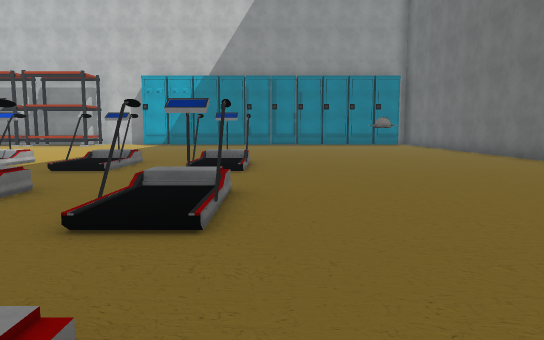
[1] (above)

24 first-person views from a walk through a scene from a Unity 3-D project. The camera is 1.5 m above the floor, tilts 6° down and sees 70° across. The floor is counted in squares, 2 m on a side. Each view is taken from the middle of a square. On the plan, view 1 faces up. The plan holds only what a view shows up to about 12 squares ahead; the rest is blank. The place goes on beyond the plan. The player is left out. Some surface patterns are stand-ins.

[2]
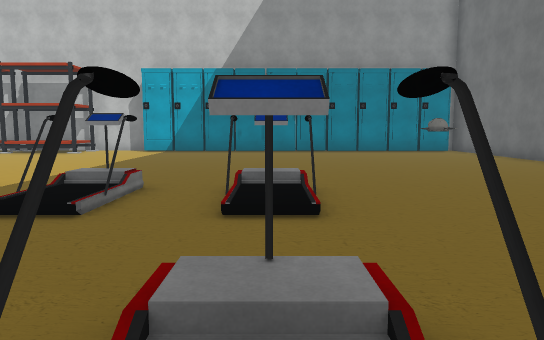

[3]
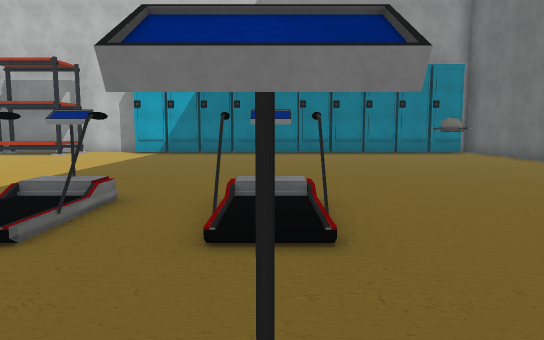

[4]
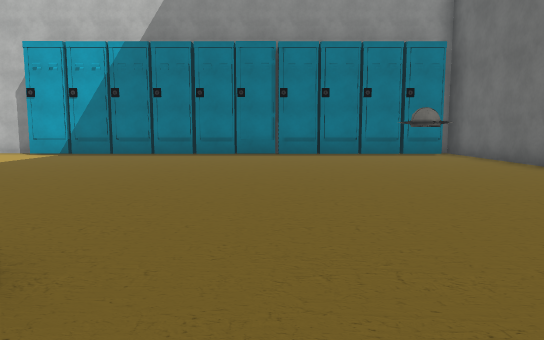

[5]
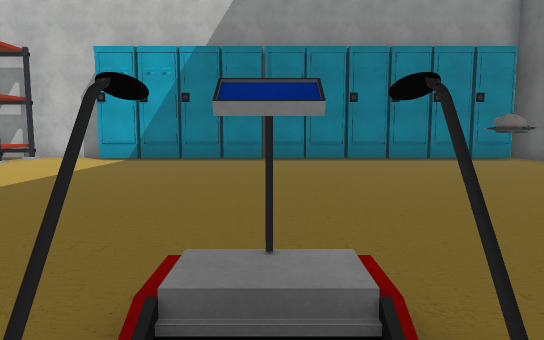

[6]
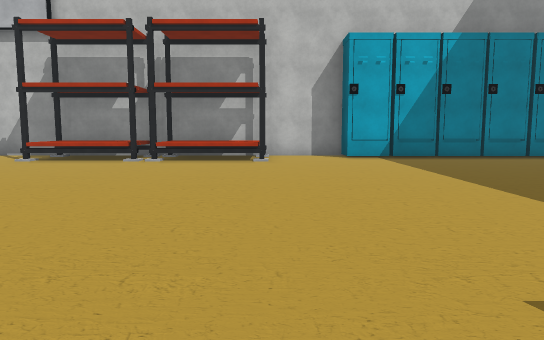

[7]
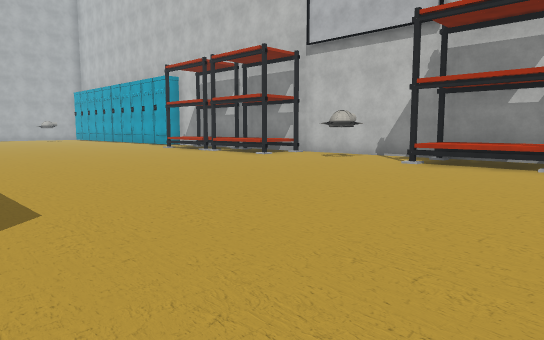

[8]
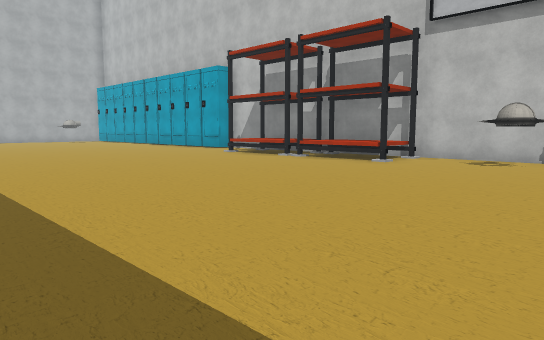

[9]
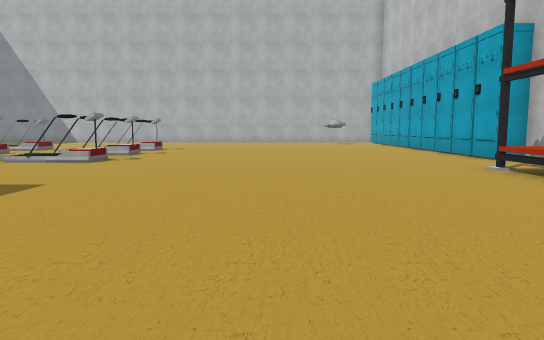

[10]
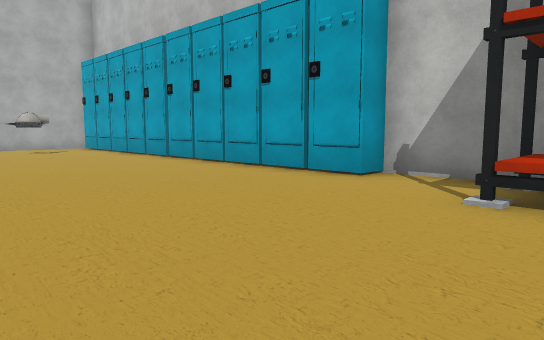

[11]
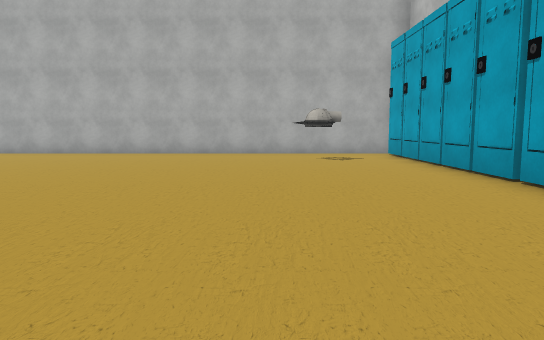

[12]
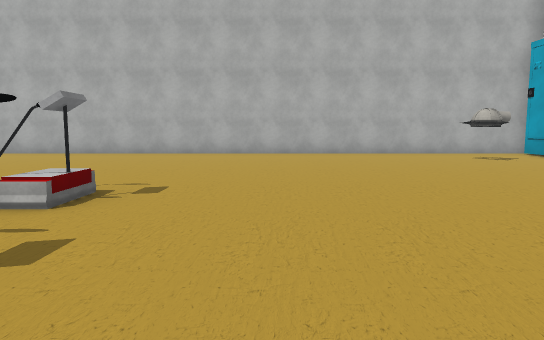

[13]
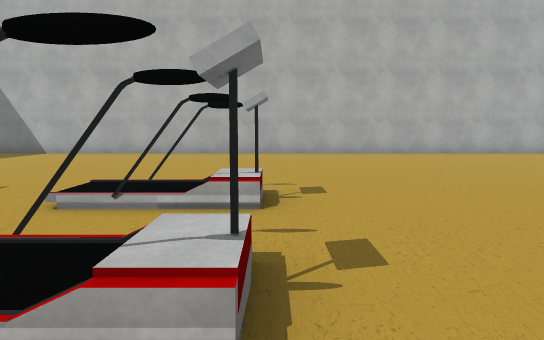

[14]
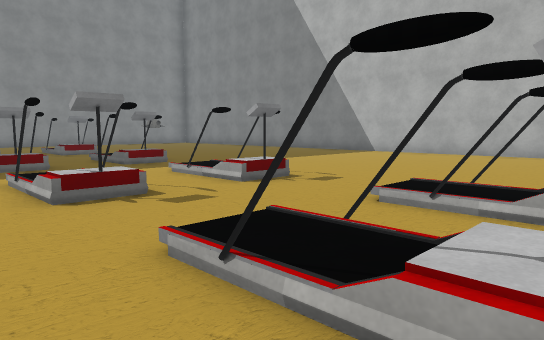

[15]
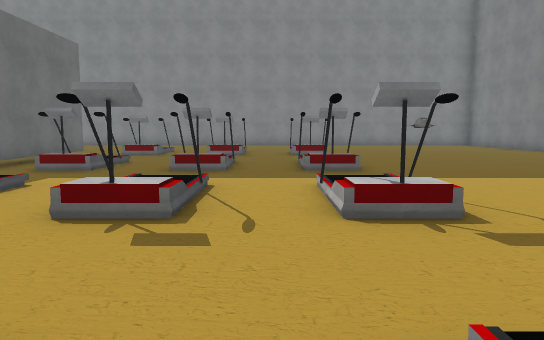

[16]
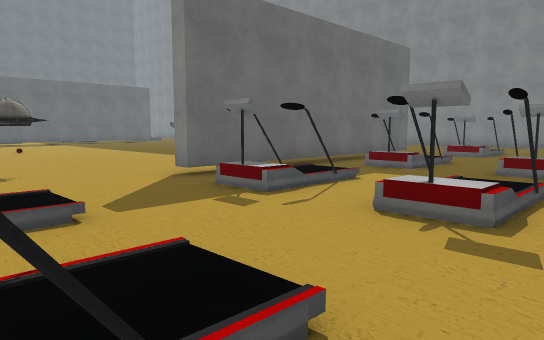

[17]
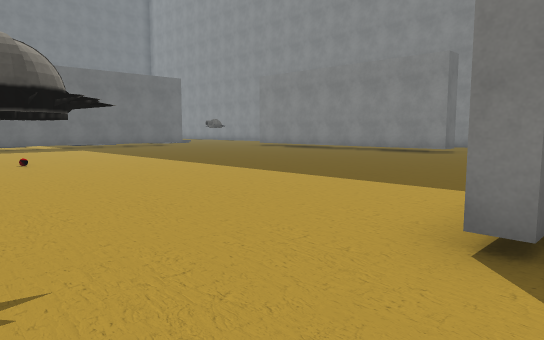

[18]
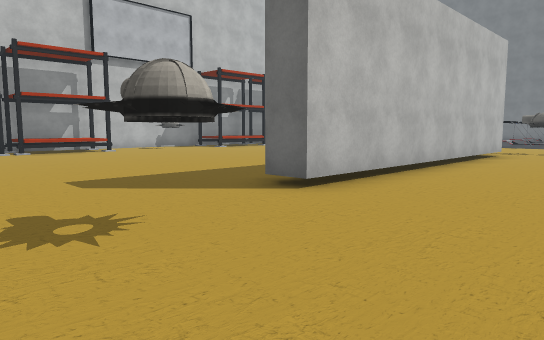

[19]
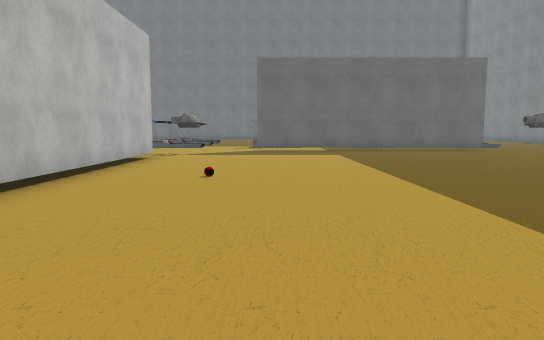

[20]
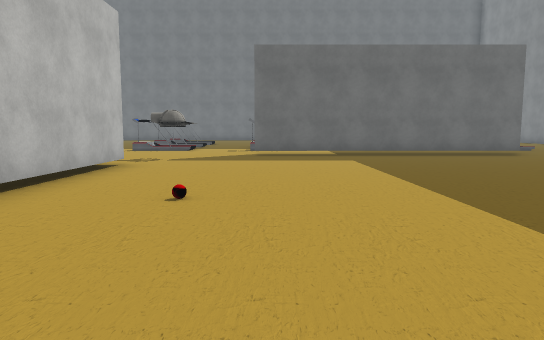

[21]
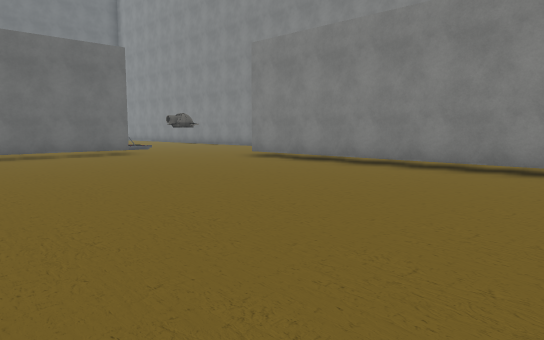

[22]
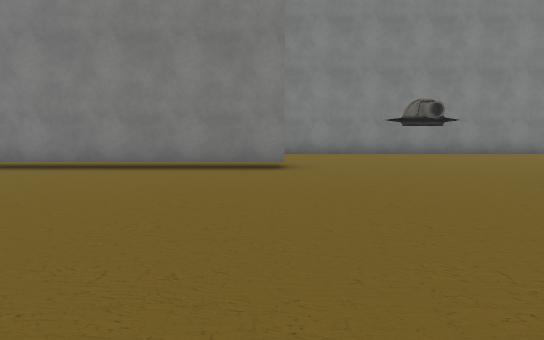

[23]
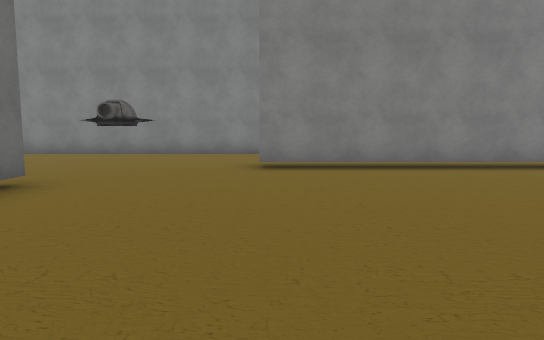

[24]
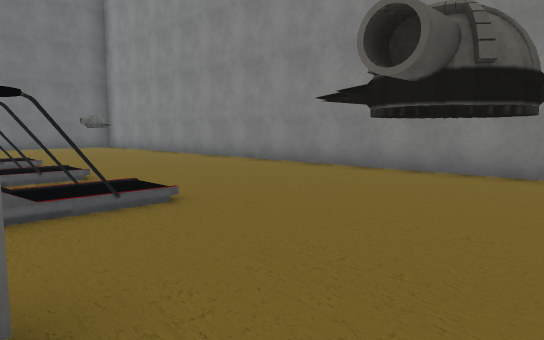

### Floor plan
Key: @ floor where view 1 was taken; # wall or solid block; x gap in a wall; . main floor; : floor 0.25 m higher than the main floor; / step, stairs or slope; T turret; L locker; S shelf; H thing the floor can be seen under or through.
Columns run from 39 left of view 1 to 7 right of it. Each row starts with its distance up from view 1.
 19 #LL#LLLLL#LLL###  #############################
 18 #..............SSSSSS..T.SSS.SS...LLLLL.LLLLL.#
 17 #........................S....................#
 16 #..T........................................T.#
 15 #.............................................#
 14 #.............................................#
 13 #.............................................#
 12 #.............................................#
 11 #.............................................#
 10 #.............................................#
  9 #.......#.#/...................../....#.......#
  8 #......#:.//x#.....#########.... /x#x.:.......
  7 #......././/./...............T..  .//./......
  6 #...............................   .........
  5 #...............................    ..#.....
  4 #.......#.#xx##...............#     x.:....
  3 #.......:.//.:#...............#      .:...
  2 #.............#...............#      .....
  1 #. .....#.#/.##...............#       #..
  0    ....#:.//x##...............#..      @
 -1    ....././/. #...............#..
 -2   ............#...............#..
 -3  ...... /.//.##...............#..
 -4  ......    xx#.................../x#x
 -5            /. ................T.././/    ..
 -6             .......HHHHHHHHH...............
 -7              ..............................
 -8             ........       ...............
 -9            ........         .............
-10            #########       #############

Positions as (right, up) in squares from view 1, and headings:
1: (0, 0), facing up
2: (-1, 3), facing up
3: (-1, 4), facing up
4: (1, 7), facing up
5: (-1, 7), facing up
6: (-8, 8), facing up
7: (-10, 9), facing up-left
8: (-14, 9), facing up-left
9: (-17, 13), facing left
10: (-23, 13), facing up-left
11: (-27, 15), facing left
12: (-27, 11), facing left
13: (-27, 9), facing left
14: (-27, 9), facing down-left
15: (-30, 8), facing down
16: (-30, 8), facing down-right
17: (-25, 7), facing down-right
18: (-24, 4), facing up-right
19: (-22, 4), facing right
20: (-20, 4), facing right
21: (-20, 2), facing down-right
22: (-20, 2), facing down
23: (-12, 2), facing down
24: (-10, -3), facing down-right
